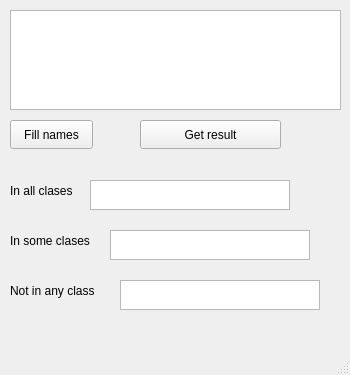
<?xml version="1.0" encoding="UTF-8"?>
<ui version="4.0">
 <class>MainWindow</class>
 <widget class="QMainWindow" name="MainWindow">
  <property name="geometry">
   <rect>
    <x>0</x>
    <y>0</y>
    <width>350</width>
    <height>375</height>
   </rect>
  </property>
  <property name="windowTitle">
   <string>MainWindow</string>
  </property>
  <widget class="QWidget" name="centralwidget">
   <widget class="QTextEdit" name="textEditNames">
    <property name="geometry">
     <rect>
      <x>10</x>
      <y>10</y>
      <width>331</width>
      <height>100</height>
     </rect>
    </property>
   </widget>
   <widget class="QPushButton" name="fillNamesButton">
    <property name="geometry">
     <rect>
      <x>10</x>
      <y>120</y>
      <width>83</width>
      <height>29</height>
     </rect>
    </property>
    <property name="text">
     <string>Fill names</string>
    </property>
   </widget>
   <widget class="QPushButton" name="getResultButton">
    <property name="geometry">
     <rect>
      <x>140</x>
      <y>120</y>
      <width>141</width>
      <height>29</height>
     </rect>
    </property>
    <property name="text">
     <string>Get result</string>
    </property>
   </widget>
   <widget class="QTextEdit" name="textEditInAll">
    <property name="geometry">
     <rect>
      <x>90</x>
      <y>180</y>
      <width>200</width>
      <height>30</height>
     </rect>
    </property>
   </widget>
   <widget class="QLabel" name="label">
    <property name="geometry">
     <rect>
      <x>10</x>
      <y>180</y>
      <width>81</width>
      <height>21</height>
     </rect>
    </property>
    <property name="text">
     <string>In all clases</string>
    </property>
   </widget>
   <widget class="QLabel" name="label_2">
    <property name="geometry">
     <rect>
      <x>10</x>
      <y>230</y>
      <width>101</width>
      <height>21</height>
     </rect>
    </property>
    <property name="text">
     <string>In some clases</string>
    </property>
   </widget>
   <widget class="QTextEdit" name="textEditInSome">
    <property name="geometry">
     <rect>
      <x>110</x>
      <y>230</y>
      <width>200</width>
      <height>30</height>
     </rect>
    </property>
   </widget>
   <widget class="QLabel" name="label_3">
    <property name="geometry">
     <rect>
      <x>10</x>
      <y>280</y>
      <width>111</width>
      <height>21</height>
     </rect>
    </property>
    <property name="text">
     <string>Not in any class</string>
    </property>
   </widget>
   <widget class="QTextEdit" name="textEditNotInAny">
    <property name="geometry">
     <rect>
      <x>120</x>
      <y>280</y>
      <width>200</width>
      <height>30</height>
     </rect>
    </property>
   </widget>
  </widget>
  <widget class="QMenuBar" name="menubar">
   <property name="geometry">
    <rect>
     <x>0</x>
     <y>0</y>
     <width>350</width>
     <height>25</height>
    </rect>
   </property>
  </widget>
  <widget class="QStatusBar" name="statusbar"/>
 </widget>
 <resources/>
 <connections/>
</ui>
